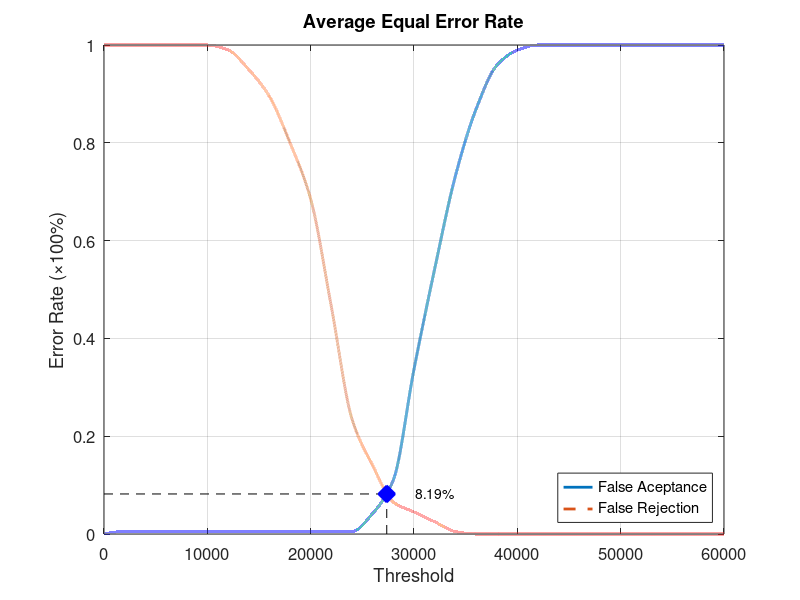
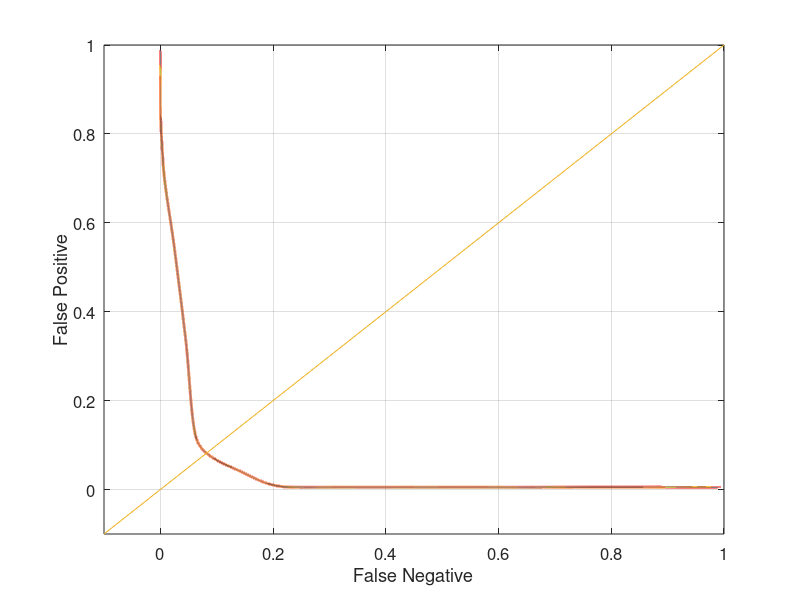

These charts were generated, in order, by the following MATLAB code:
function yEER = Database2_1
close all;
clear;
clc;
x = 0:2000:60000;
xq = 0:0.5:60000;

y0 = [0 0.00526316 0.00526316 0.00526316 0.00526316 0.00526316 0.00526316 0.00526316 0.00526316 0.00526316 0.00526316 0.00526316 0.00526316 0.0421053 0.110526 0.336842 0.542105 0.731579 0.868421 0.957895 0.989474 1 1 1 1 1 1 1 1 1 1];
yy0 = interp1(x, y0, xq, 'pchip');
y1 = [1 1 1 1 1 1 0.99 0.95 0.895 0.8 0.685 0.465 0.235 0.14 0.065 0.045 0.025 0.005 0 0 0 0 0 0 0 0 0 0 0 0 0];
yy1 = interp1(x, y1, xq, 'pchip');

% Calculating EER: 
y2 = abs(y0 - y1);
find(y2 == min(y2))
yy2 = abs(yy0 - yy1);
xEER = find(yy2 == min(yy2));
xEERIndex = xq(xEER) % X-axis EER
yEER = yy0(xEER) % Y-axis EER

main = figure
plot(xq, yy0,'-','LineWidth', 2);	hold on
plot(xq, yy1,'--','LineWidth', 2);	hold on
plot([xEERIndex xEERIndex], [0 yEER], 'k--');	hold on
plot([0 xEERIndex], [yEER yEER], 'k--');	hold on
plot(xEERIndex, yEER, 'bx', 'LineWidth', 10);	hold on
text(xEERIndex + 10 * xEERIndex / 100, yEER, [num2str(round((10000 * yEER)) / 100) '%'])
legend('False Aceptance', 'False Rejection', 'Location', 'SouthEast')
xlabel('Threshold')
ylabel('Error Rate (\times100%)')
title('Average Equal Error Rate')
set(gca, 'FontSize', 12)
axis([0 60000 0 1])
grid on

print(main, 'Database2_1Main', '-dpng');
FNRxFPR = figure('Color', [1 1 1]);
plot(yy1, yy0, '-', yy1, yy0, 'LineWidth', 2);
hold on
y = -0.1:0.1:1
plot(y, y); 
set(gca, 'FontSize', 12)
xlabel('False Negative')
ylabel('False Positive')
axis([-0.1 1 -0.1 1])
set(gca, 'FontSize', 12)
grid on

print(FNRxFPR, 'Database2_1FNRxFPR','-dpng');
end
